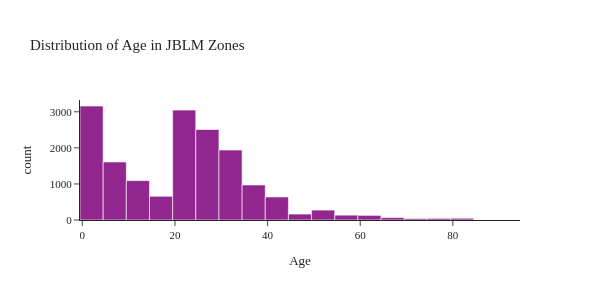

Write notebook code for a chart like this one.
### Markdown cell above
#### Age Distribution
Of synthetic population within JBLM zones

### Code cell
import plotly.express as px

fig = px.histogram(
    jblm_person_df,
    x="age",
    nbins=20,
    title="Distribution of Age in JBLM Zones",
    labels={"age": "Age", "count": "Number of people"},
)
fig.update_layout(width=600, height=300)
fig.show()

### Figure 1 — Plotly figure (JSON) as saved in the notebook; plotly's stock layout.template omitted (floating-point values rounded to 4 significant figures; data arrays with more than 128 entries replaced by an {"elided": "..."} marker saying what was removed)
{"data": [{"bingroup": "x", "hovertemplate": "Age=%{x}<br>count=%{y}<extra></extra>", "legendgroup": "", "marker": {"color": "#91268F", "pattern": {"shape": ""}}, "name": "", "nbinsx": 20, "orientation": "v", "showlegend": false, "type": "histogram", "x": {"elided": "16535 int values"}, "xaxis": "x", "yaxis": "y"}], "layout": {"barmode": "relative", "height": 300, "legend": {"tracegroupgap": 0}, "title": {"text": "Distribution of Age in JBLM Zones"}, "width": 600, "xaxis": {"anchor": "y", "domain": [0.0, 1.0], "title": {"text": "Age"}}, "yaxis": {"anchor": "x", "domain": [0.0, 1.0], "title": {"text": "count"}}}}
